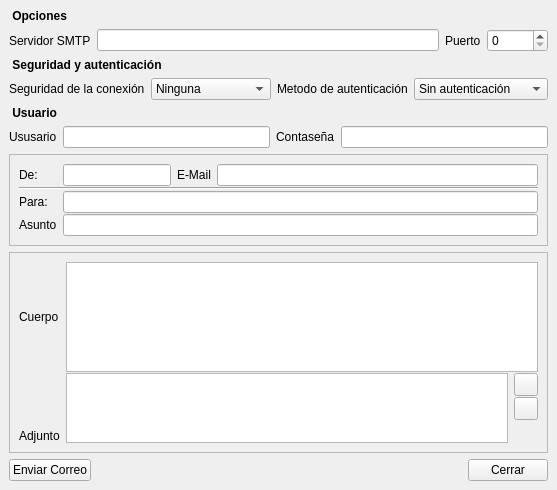
<?xml version="1.0" encoding="UTF-8"?>
<ui version="4.0">
 <class>MainWindow</class>
 <widget class="QMainWindow" name="MainWindow">
  <property name="geometry">
   <rect>
    <x>0</x>
    <y>0</y>
    <width>557</width>
    <height>490</height>
   </rect>
  </property>
  <property name="windowTitle">
   <string>MainWindow</string>
  </property>
  <widget class="QWidget" name="centralwidget">
   <layout class="QGridLayout" name="gridLayout">
    <item row="0" column="0">
     <layout class="QVBoxLayout" name="verticalLayout">
      <item>
       <widget class="QLabel" name="label_7">
        <property name="sizePolicy">
         <sizepolicy hsizetype="Preferred" vsizetype="Fixed">
          <horstretch>0</horstretch>
          <verstretch>0</verstretch>
         </sizepolicy>
        </property>
        <property name="font">
         <font>
          <weight>75</weight>
          <bold>true</bold>
         </font>
        </property>
        <property name="text">
         <string> Opciones</string>
        </property>
       </widget>
      </item>
      <item>
       <layout class="QHBoxLayout" name="horizontalLayout_2">
        <item>
         <widget class="QLabel" name="label">
          <property name="text">
           <string>Servidor SMTP</string>
          </property>
          <property name="alignment">
           <set>Qt::AlignLeading|Qt::AlignLeft|Qt::AlignVCenter</set>
          </property>
         </widget>
        </item>
        <item>
         <widget class="QLineEdit" name="servidorLineEdit"/>
        </item>
        <item>
         <widget class="QLabel" name="label_2">
          <property name="text">
           <string>Puerto</string>
          </property>
          <property name="alignment">
           <set>Qt::AlignLeading|Qt::AlignLeft|Qt::AlignVCenter</set>
          </property>
         </widget>
        </item>
        <item>
         <widget class="QSpinBox" name="puertoSpinBox">
          <property name="maximum">
           <number>69536</number>
          </property>
         </widget>
        </item>
       </layout>
      </item>
      <item>
       <widget class="QLabel" name="label_6">
        <property name="sizePolicy">
         <sizepolicy hsizetype="Preferred" vsizetype="Fixed">
          <horstretch>0</horstretch>
          <verstretch>0</verstretch>
         </sizepolicy>
        </property>
        <property name="font">
         <font>
          <weight>75</weight>
          <bold>true</bold>
         </font>
        </property>
        <property name="text">
         <string> Seguridad y autenticación</string>
        </property>
       </widget>
      </item>
      <item>
       <layout class="QHBoxLayout" name="horizontalLayout_3">
        <item>
         <widget class="QLabel" name="label_4">
          <property name="text">
           <string>Seguridad de la conexión</string>
          </property>
          <property name="alignment">
           <set>Qt::AlignLeading|Qt::AlignLeft|Qt::AlignVCenter</set>
          </property>
         </widget>
        </item>
        <item>
         <widget class="QComboBox" name="seguridadComboBox">
          <item>
           <property name="text">
            <string>Ninguna</string>
           </property>
          </item>
          <item>
           <property name="text">
            <string>SSL/TLS</string>
           </property>
          </item>
          <item>
           <property name="text">
            <string>STARTTLS</string>
           </property>
          </item>
         </widget>
        </item>
        <item>
         <widget class="QLabel" name="label_5">
          <property name="text">
           <string>Metodo de autenticación</string>
          </property>
          <property name="alignment">
           <set>Qt::AlignLeading|Qt::AlignLeft|Qt::AlignVCenter</set>
          </property>
         </widget>
        </item>
        <item>
         <widget class="QComboBox" name="autenticacionComboBox">
          <item>
           <property name="text">
            <string>Sin autenticación</string>
           </property>
          </item>
          <item>
           <property name="text">
            <string>Contraseña normal</string>
           </property>
          </item>
         </widget>
        </item>
       </layout>
      </item>
      <item>
       <widget class="QLabel" name="label_16">
        <property name="font">
         <font>
          <weight>75</weight>
          <bold>true</bold>
         </font>
        </property>
        <property name="text">
         <string> Usuario</string>
        </property>
       </widget>
      </item>
      <item>
       <layout class="QHBoxLayout" name="horizontalLayout_4">
        <item>
         <widget class="QLabel" name="label_3">
          <property name="text">
           <string>Ususario</string>
          </property>
          <property name="alignment">
           <set>Qt::AlignLeading|Qt::AlignLeft|Qt::AlignVCenter</set>
          </property>
         </widget>
        </item>
        <item>
         <widget class="QLineEdit" name="usuarioLineEdit"/>
        </item>
        <item>
         <widget class="QLabel" name="label_15">
          <property name="text">
           <string>Contaseña</string>
          </property>
         </widget>
        </item>
        <item>
         <widget class="QLineEdit" name="claveLineEdit">
          <property name="echoMode">
           <enum>QLineEdit::Password</enum>
          </property>
         </widget>
        </item>
       </layout>
      </item>
     </layout>
    </item>
    <item row="2" column="0">
     <widget class="QFrame" name="frame_3">
      <property name="frameShape">
       <enum>QFrame::StyledPanel</enum>
      </property>
      <property name="frameShadow">
       <enum>QFrame::Raised</enum>
      </property>
      <layout class="QGridLayout" name="gridLayout_4">
       <property name="verticalSpacing">
        <number>1</number>
       </property>
       <item row="3" column="2">
        <widget class="QToolButton" name="quitarToolButton">
         <property name="sizePolicy">
          <sizepolicy hsizetype="Preferred" vsizetype="Fixed">
           <horstretch>0</horstretch>
           <verstretch>0</verstretch>
          </sizepolicy>
         </property>
         <property name="text">
          <string/>
         </property>
         <property name="icon">
          <iconset resource="resource.qrc">
           <normaloff>:/img/remove.png</normaloff>:/img/remove.png</iconset>
         </property>
        </widget>
       </item>
       <item row="4" column="2" rowspan="2">
        <spacer name="verticalSpacer">
         <property name="orientation">
          <enum>Qt::Vertical</enum>
         </property>
         <property name="sizeHint" stdset="0">
          <size>
           <width>20</width>
           <height>40</height>
          </size>
         </property>
        </spacer>
       </item>
       <item row="1" column="0">
        <widget class="QLabel" name="label_13">
         <property name="text">
          <string>Cuerpo</string>
         </property>
        </widget>
       </item>
       <item row="2" column="1" rowspan="4">
        <widget class="QListWidget" name="adjuntosListWidget">
         <property name="maximumSize">
          <size>
           <width>16777215</width>
           <height>100</height>
          </size>
         </property>
        </widget>
       </item>
       <item row="1" column="1" colspan="2">
        <widget class="QTextEdit" name="cuerpoTextEdit"/>
       </item>
       <item row="5" column="0">
        <widget class="QLabel" name="label_14">
         <property name="text">
          <string>Adjunto</string>
         </property>
        </widget>
       </item>
       <item row="2" column="2">
        <widget class="QToolButton" name="agregarToolButton">
         <property name="sizePolicy">
          <sizepolicy hsizetype="Preferred" vsizetype="Fixed">
           <horstretch>0</horstretch>
           <verstretch>0</verstretch>
          </sizepolicy>
         </property>
         <property name="text">
          <string/>
         </property>
         <property name="icon">
          <iconset resource="resource.qrc">
           <normaloff>:/img/add.png</normaloff>:/img/add.png</iconset>
         </property>
        </widget>
       </item>
      </layout>
     </widget>
    </item>
    <item row="3" column="0">
     <layout class="QHBoxLayout" name="horizontalLayout">
      <item>
       <widget class="QPushButton" name="enviarPushButton">
        <property name="text">
         <string>Enviar Correo</string>
        </property>
        <property name="icon">
         <iconset resource="resource.qrc">
          <normaloff>:/img/mail-send.png</normaloff>:/img/mail-send.png</iconset>
        </property>
       </widget>
      </item>
      <item>
       <spacer name="horizontalSpacer">
        <property name="orientation">
         <enum>Qt::Horizontal</enum>
        </property>
        <property name="sizeHint" stdset="0">
         <size>
          <width>40</width>
          <height>20</height>
         </size>
        </property>
       </spacer>
      </item>
      <item>
       <widget class="QPushButton" name="closePushButton">
        <property name="text">
         <string>Cerrar</string>
        </property>
        <property name="icon">
         <iconset resource="resource.qrc">
          <normaloff>:/img/log-out.png</normaloff>:/img/log-out.png</iconset>
        </property>
       </widget>
      </item>
     </layout>
    </item>
    <item row="1" column="0">
     <widget class="QFrame" name="frame_2">
      <property name="frameShape">
       <enum>QFrame::StyledPanel</enum>
      </property>
      <property name="frameShadow">
       <enum>QFrame::Raised</enum>
      </property>
      <layout class="QGridLayout" name="gridLayout_3">
       <property name="verticalSpacing">
        <number>1</number>
       </property>
       <item row="3" column="0">
        <widget class="QLabel" name="label_8">
         <property name="text">
          <string>Para:</string>
         </property>
        </widget>
       </item>
       <item row="4" column="0">
        <widget class="QLabel" name="label_11">
         <property name="text">
          <string>Asunto</string>
         </property>
        </widget>
       </item>
       <item row="0" column="1" colspan="2">
        <widget class="QLineEdit" name="deNombreLineEdit">
         <property name="clearButtonEnabled">
          <bool>false</bool>
         </property>
        </widget>
       </item>
       <item row="0" column="0">
        <widget class="QLabel" name="label_10">
         <property name="text">
          <string>De:</string>
         </property>
        </widget>
       </item>
       <item row="0" column="3">
        <widget class="QLabel" name="label_9">
         <property name="text">
          <string>E-Mail</string>
         </property>
        </widget>
       </item>
       <item row="0" column="4">
        <widget class="QLineEdit" name="deCorreoLineEdit"/>
       </item>
       <item row="3" column="1" colspan="4">
        <widget class="QLineEdit" name="paraLineEdit"/>
       </item>
       <item row="4" column="1" colspan="4">
        <widget class="QLineEdit" name="asuntoLineEdit"/>
       </item>
       <item row="2" column="0" colspan="5">
        <widget class="Line" name="line">
         <property name="orientation">
          <enum>Qt::Horizontal</enum>
         </property>
        </widget>
       </item>
      </layout>
     </widget>
    </item>
   </layout>
  </widget>
 </widget>
 <tabstops>
  <tabstop>closePushButton</tabstop>
  <tabstop>servidorLineEdit</tabstop>
  <tabstop>puertoSpinBox</tabstop>
  <tabstop>seguridadComboBox</tabstop>
  <tabstop>autenticacionComboBox</tabstop>
  <tabstop>usuarioLineEdit</tabstop>
  <tabstop>claveLineEdit</tabstop>
  <tabstop>deNombreLineEdit</tabstop>
  <tabstop>paraLineEdit</tabstop>
  <tabstop>asuntoLineEdit</tabstop>
  <tabstop>cuerpoTextEdit</tabstop>
  <tabstop>adjuntosListWidget</tabstop>
  <tabstop>agregarToolButton</tabstop>
  <tabstop>quitarToolButton</tabstop>
  <tabstop>enviarPushButton</tabstop>
 </tabstops>
 <resources>
  <include location="resource.qrc"/>
 </resources>
 <connections/>
</ui>
